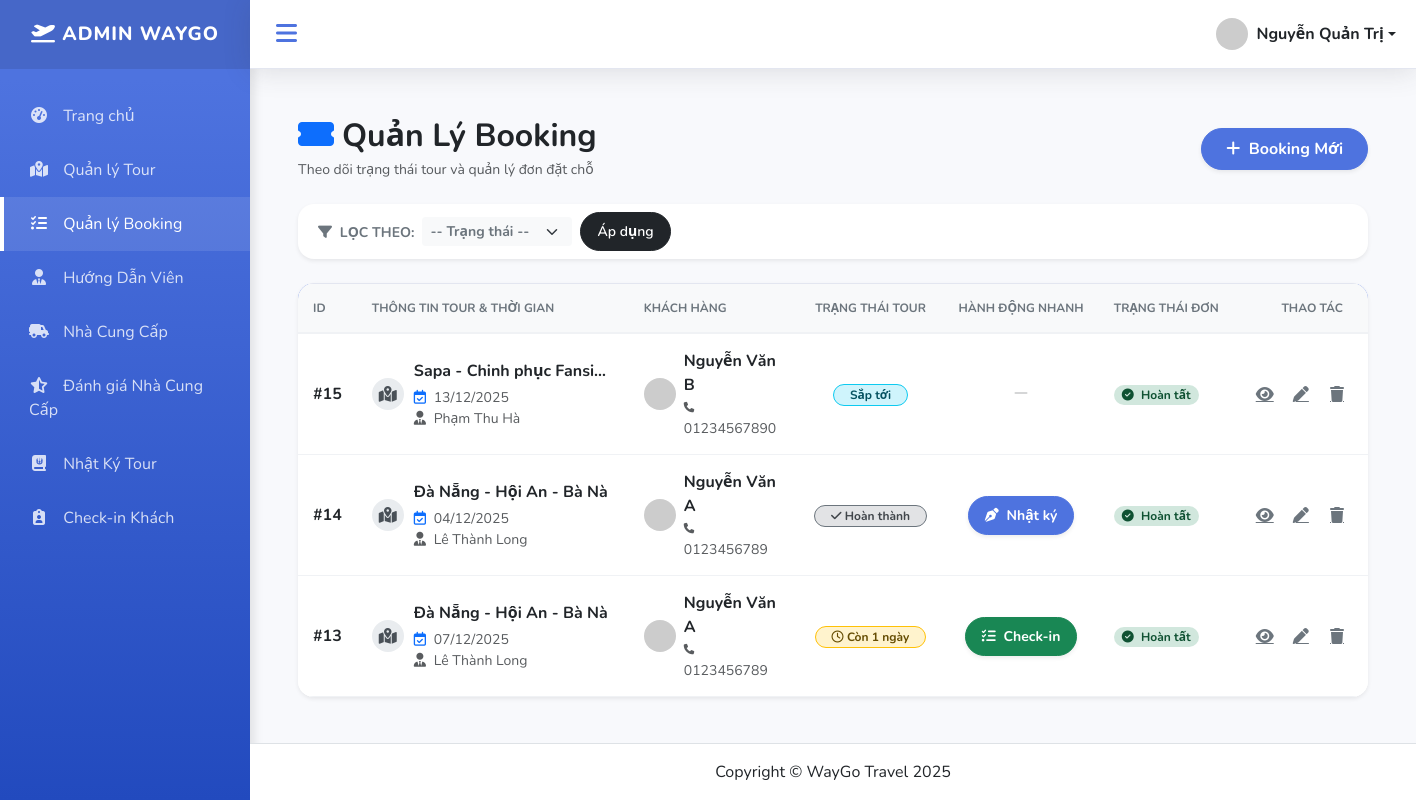
Page /index.php?action=booking_list (signed in) on the committed database.
### tables this page shows
CREATE TABLE `bookings` (
  `id` int NOT NULL,
  `tour_id` int NOT NULL,
  `hdv_id` int DEFAULT NULL,
  `customer_name` varchar(255) DEFAULT NULL,
  `customer_phone` varchar(20) DEFAULT NULL,
  `phuong_tien` varchar(100) DEFAULT NULL,
  `ngay_khoi_hanh` date DEFAULT NULL,
  `so_luong` int DEFAULT NULL,
  `tong_tien` decimal(12,2) DEFAULT NULL,
  `status` enum('Chờ xử lý','Đã cọc','Hoàn tất','Hủy') DEFAULT 'Chờ xử lý',
  `created_at` timestamp NULL DEFAULT CURRENT_TIMESTAMP,
  `created_by` int DEFAULT NULL,
  `approved_by` int DEFAULT NULL,
  `approved_at` datetime DEFAULT NULL,
  `hotel_supplier_id` int DEFAULT NULL,
  `restaurant_supplier_id` int DEFAULT NULL,
  `chi_phi_phat_sinh` decimal(12,2) DEFAULT '0.00',
  `ly_do_phat_sinh` text,
  `tien_da_coc` decimal(12,2) DEFAULT '0.00'
);

CREATE TABLE `tours` (
  `id` int NOT NULL,
  `ten_tour` varchar(255) NOT NULL,
  `loai_tour` enum('Trong nước','Quốc tế','Theo yêu cầu') NOT NULL,
  `dia_diem` varchar(255) NOT NULL,
  `thoi_gian` varchar(100) DEFAULT NULL,
  `gia_tour` decimal(12,2) DEFAULT NULL,
  `mo_ta` text,
  `ngay_khoi_hanh` date DEFAULT NULL,
  `phuong_tien` varchar(100) DEFAULT NULL,
  `so_nguoi_toi_da` int DEFAULT NULL,
  `status` enum('Hoạt động','Đang tạm dừng','Hủy') DEFAULT 'Hoạt động'
);

CREATE TABLE `huong_dan_viens` (
  `id` int NOT NULL,
  `ho_ten` varchar(255) NOT NULL,
  `avatar` varchar(255) DEFAULT NULL,
  `ngay_sinh` date DEFAULT NULL,
  `so_dien_thoai` varchar(20) DEFAULT NULL,
  `email` varchar(100) DEFAULT NULL,
  `chung_chi` varchar(255) DEFAULT NULL,
  `ngon_ngu` varchar(100) DEFAULT NULL,
  `kinh_nghiem_nam` int DEFAULT NULL,
  `loai_hdv` enum('Nội địa','Quốc tế') DEFAULT NULL,
  `suc_khoe` varchar(50) DEFAULT NULL,
  `danh_gia` varchar(255) DEFAULT NULL
);

### controllers/BookingController.php (called while the page is built, shortened)
<?php
class BookingController
{
    private $model;
    public function __construct() {
        $this->model = new BookingModel();
    }
public function listBooking() {
    $status = $_GET['status'] ?? null;
    $bookings = $this->model->getAllBookings($status);
    include PATH_VIEW . "admin/bookings/booking_list.php";
}
}

### index.php (called while the page is built, shortened)
<?php
spl_autoload_register(function ($class) {
    $fileName = "$class.php";
    $fileModel              = PATH_MODEL . $fileName;
});
require_once './routes/index.php';

### models/BaseModel.php (called while the page is built, shortened)
<?php
class BaseModel
{
    public function __construct()
    {
        $dsn = sprintf('mysql:host=%s;port=%s;dbname=%s;charset=utf8', DB_HOST, DB_PORT, DB_NAME);
        try {
            $this->pdo = new PDO($dsn, DB_USERNAME, DB_PASSWORD, DB_OPTIONS);
        } catch (PDOException $e) {
            die("Kết nối cơ sở dữ liệu thất bại: {$e->getMessage()}. Vui lòng thử lại sau.");
        }
    }
}

### models/BookingModel.php (called while the page is built, shortened)
<?php
require_once "BaseModel.php";
class BookingModel extends BaseModel
{
    public function getAllBookings($status = null) {
        $sql = "SELECT b.*, t.ten_tour, h.ho_ten AS hdv_name,
                COALESCE(b.ngay_khoi_hanh, t.ngay_khoi_hanh) as hien_thi_ngay,
                (SELECT image_path FROM tour_images WHERE tour_id = t.id LIMIT 1) as tour_image
                FROM bookings b
                LEFT JOIN tours t ON b.tour_id = t.id
                LEFT JOIN huong_dan_viens h ON b.hdv_id = h.id
                WHERE 1=1";
        $sql .= " ORDER BY b.created_at DESC";
        return $this->pdo->query($sql)->fetchAll(PDO::FETCH_ASSOC);
    }
}
?>

### views/admin/bookings/booking_list.php (the view, shortened to what this page needs)
<?php include PATH_VIEW . 'layouts/header.php'; ?>
<div class="container-fluid px-4 mt-4">
    <div class="d-flex justify-content-between align-items-center mb-4">
        <div>
            <h2 class="fw-bold text-gray-800 mb-1"><i class="fa-solid fa-ticket-simple text-primary me-2"></i>Quản Lý Booking</h2>
            <p class="text-muted small mb-0">Theo dõi trạng thái tour và quản lý đơn đặt chỗ</p>
        </div>
        <a href="index.php?action=booking_add" class="btn btn-primary fw-bold px-4 shadow-sm rounded-pill">
            <i class="fa-solid fa-plus me-1"></i> Booking Mới
        </a>
    </div>
    <div class="card border-0 shadow-sm rounded-4 mb-4">
        <div class="card-body p-2">
            <form method="GET" action="index.php" class="row g-2 align-items-center">
                <div class="col-auto ps-3">
                    <span class="fw-bold text-secondary small text-uppercase"><i class="fa-solid fa-filter me-1"></i> Lọc theo:</span>
                </div>
                <div class="col-auto">
                    <select name="status" class="form-select form-select-sm border-0 bg-light fw-bold text-secondary" style="width: 150px;">
                        <option value="">-- Trạng thái --</option>
                    </select>
                </div>
                <div class="col-auto">
                    <button class="btn btn-sm btn-dark px-3 rounded-pill">Áp dụng</button>
                </div>
            </form>
        </div>
    </div>
    <div class="card border-0 shadow-sm rounded-4 overflow-hidden" style="min-height: 400px;"> <div class="table-responsive"> <table class="table table-modern mb-0">
                <thead>
                    <tr>
                        <th width="5%">ID</th>
                        <th width="25%">Thông tin Tour & Thời gian</th>
                        <th width="20%">Khách Hàng</th>
                        <th width="15%" class="text-center">Trạng thái Tour</th>
                        <th width="15%" class="text-center">Hành động nhanh</th>
                        <th width="10%">Trạng thái Đơn</th>
                        <th width="10%" class="text-end" style="padding-right: 25px;">Thao tác</th>
                    </tr>
                </thead>
                <tbody>
                    <?php if(!empty($bookings)): ?>
                        <?php foreach($bookings as $b):
                            $today = date('Y-m-d');
                            $tourDate = $b['ngay_khoi_hanh'] ?? $b['hien_thi_ngay'];
                            $allowCheckin = false;
                            $allowDiary = false;
                            $tourStatusBadge = '';
                            if ($b['status'] == 'Hủy') {
                                $tourStatusBadge = '<span class="badge bg-secondary opacity-50 rounded-pill px-3"><i class="fa-solid fa-ban"></i> Đã hủy</span>';
                            } elseif (empty($tourDate)) {
                                $tourStatusBadge = '<span class="badge bg-light text-muted border rounded-pill">Chưa có lịch</span>';
                            } else {
                                if ($tourDate > $today) {
                                    $diff = (strtotime($tourDate) - strtotime($today)) / (60 * 60 * 24);
                                    if ($diff <= 3) {
                                        $tourStatusBadge = '<span class="badge badge-soft-warning border border-warning rounded-pill px-3"><i class="fa-regular fa-clock"></i> Còn '.$diff.' ngày</span>';
                                        $allowCheckin = true;
                                    } else {
                                        $tourStatusBadge = '<span class="badge badge-soft-info border border-info rounded-pill px-3">Sắp tới</span>';
                                    }
                                } elseif ($tourDate == $today) {
                                    $tourStatusBadge = '<span class="badge badge-soft-success border border-success rounded-pill px-3 fw-bold"><i class="fa-solid fa-plane-departure"></i> Hôm nay</span>';
                                    $allowCheckin = true;
                                } else {
                                    $tourStatusBadge = '<span class="badge badge-soft-secondary border border-secondary rounded-pill px-3"><i class="fa-solid fa-check"></i> Hoàn thành</span>';
                                    $allowDiary = true;
                                }
                            }
                        ?>
                            <tr>
                                <td><a href="index.php?action=booking_detail&id=<?= $b['id'] ?>" class="text-dark fw-bold text-decoration-none">#<?= $b['id'] ?></a></td>
                                <td>
                                    <div class="d-flex align-items-center">
                                        <div class="icon-circle"><i class="fa-solid fa-map-location-dot"></i></div>
                                        <div>
                                            <div class="fw-bold text-dark text-truncate" style="max-width: 200px;" title="<?= $b['ten_tour'] ?>"><?= $b['ten_tour'] ?></div>
                                            <div class="small text-muted mt-1"><i class="fa-regular fa-calendar-check me-1 text-primary"></i> <?= !empty($tourDate) ? date('d/m/Y', strtotime($tourDate)) : '<span class="fst-italic text-danger">Chưa chốt ngày</span>' ?></div>
                                            <div class="small text-muted"><i class="fa-solid fa-user-tie me-1"></i> <?= $b['hdv_name'] ?: '<span class="text-muted fst-italic">--</span>' ?></div>
                                        </div>
                                    </div>
                                </td>
                                <td>
                                    <div class="d-flex align-items-center">
                                        <img src="https://ui-avatars.com/api/?name=<?= $b['customer_name'] ?>&background=random&size=32" class="rounded-circle me-2" width="32" height="32">
                                        <div>
                                            <div class="fw-bold text-dark"><?= $b['customer_name'] ?></div>
                                            <div class="small text-muted"><i class="fa-solid fa-phone fa-xs me-1"></i> <?= $b['customer_phone'] ?></div>
                                        </div>
                                    </div>
                                </td>
                                <td class="text-center align-middle"><?= $tourStatusBadge ?></td>
                                <td class="text-center align-middle">
                                    <?php if($allowCheckin): ?>
                                        <a href="index.php?action=checkin_perform&id=<?= $b['id'] ?>" class="btn btn-sm btn-success fw-bold shadow-sm px-3 rounded-pill text-nowrap"><i class="fa-solid fa-list-check me-1"></i> Check-in</a>
                                    <?php elseif($allowDiary): ?>
                                        <a href="index.php?action=diary_add&booking_id=<?= $b['id'] ?>" class="btn btn-sm btn-primary fw-bold shadow-sm px-3 rounded-pill text-nowrap"><i class="fa-solid fa-pen-nib me-1"></i> Nhật ký</a>
                                    <?php else: ?>
                                        <span class="text-muted opacity-25"><i class="fa-solid fa-minus"></i></span>
                                    <?php endif; ?>
                                </td>
                                <td>
                                    <?php
                                        $bgClass = match($b['status']) { 'Hoàn tất'=>'success', 'Hủy'=>'danger', 'Đã cọc'=>'info', default=>'warning' };
                                        $iconClass = match($b['status']) { 'Hoàn tất'=>'fa-check-circle', 'Hủy'=>'fa-times-circle', 'Đã cọc'=>'fa-dollar-sign', default=>'fa-spinner' };
                                    ?>
                                    <span class="badge badge-soft-<?= $bgClass ?> rounded-pill px-2 py-1"><i class="fa-solid <?= $iconClass ?> me-1"></i> <?= $b['status'] ?></span>
                                </td>
                                <td class="text-end text-nowrap">
                                    <a href="index.php?action=booking_detail&id=<?= $b['id'] ?>" class="btn-action btn-action-view" title="Xem chi tiết"><i class="fa-solid fa-eye"></i></a>
                                    <a href="index.php?action=booking_edit&id=<?= $b['id'] ?>" class="btn-action btn-action-edit" title="Chỉnh sửa"><i class="fa-solid fa-pen"></i></a>
                                    <a href="index.php?action=booking_delete&id=<?= $b['id'] ?>" class="btn-action btn-action-delete" onclick="return confirm('CẢNH BÁO: Xóa booking này sẽ mất hết dữ liệu liên quan! Bạn có chắc không?')" title="Xóa"><i class="fa-solid fa-trash"></i></a>
                                </td>
                            </tr>
                        <?php endforeach; ?>
                    <?php else: ?>
                        <tr><td colspan="7" class="text-center py-5"><div class="text-muted opacity-50"><i class="fa-solid fa-clipboard-list fa-3x mb-3"></i><p class="fs-5">Chưa có dữ liệu Booking nào.</p></div></td></tr>
                    <?php endif; ?>
                </tbody>
            </table>
        </div>
    </div>
</div>
<?php include PATH_VIEW . 'layouts/footer.php'; ?>

### rows in the picture
bookings: id "15", tour.ten_tour "Sapa - Chinh phục Fansi…", ngay_khoi_hanh "13/12/2025", hdv.ho_ten "Phạm Thu Hà", customer_name "Nguyễn Văn B", customer_phone "01234567890", shows "Sắp tới", status "Hoàn tất"
bookings: id "14", tour.ten_tour "Đà Nẵng - Hội An - Bà Nà", ngay_khoi_hanh "04/12/2025", hdv.ho_ten "Lê Thành Long", customer_name "Nguyễn Văn A", customer_phone "0123456789", shows "Hoàn thành", status "Hoàn tất"
bookings: id "13", tour.ten_tour "Đà Nẵng - Hội An - Bà Nà", ngay_khoi_hanh "07/12/2025", hdv.ho_ten "Lê Thành Long", customer_name "Nguyễn Văn A", customer_phone "0123456789", status "Hoàn tất"

### other values in the picture
$_SESSION['user_name'] "Nguyễn Quản Trị"
